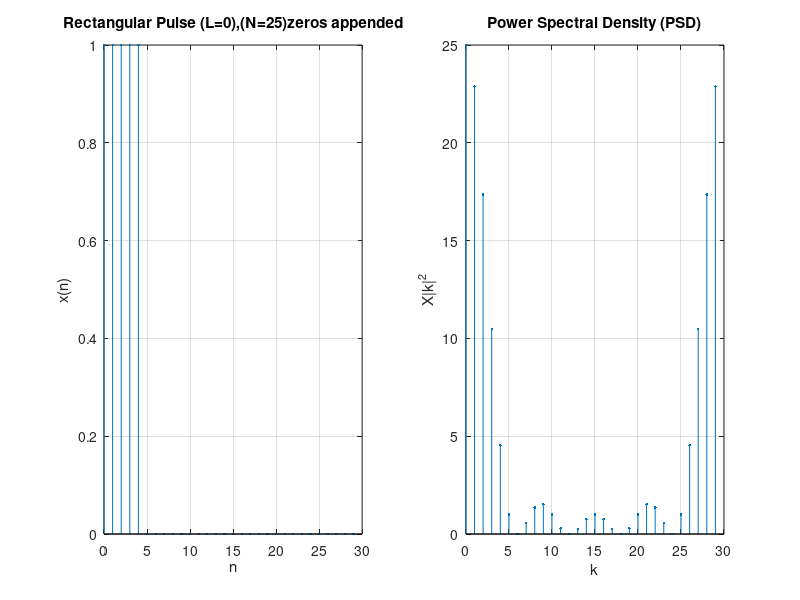
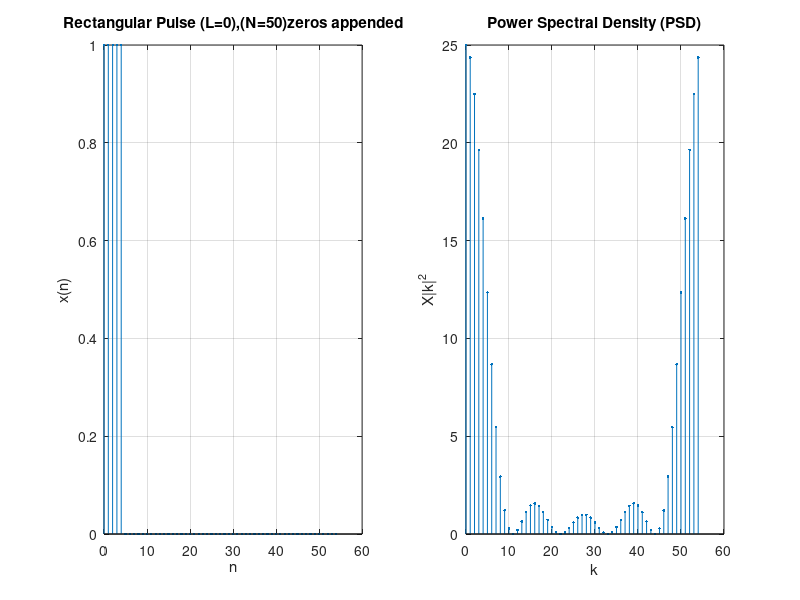
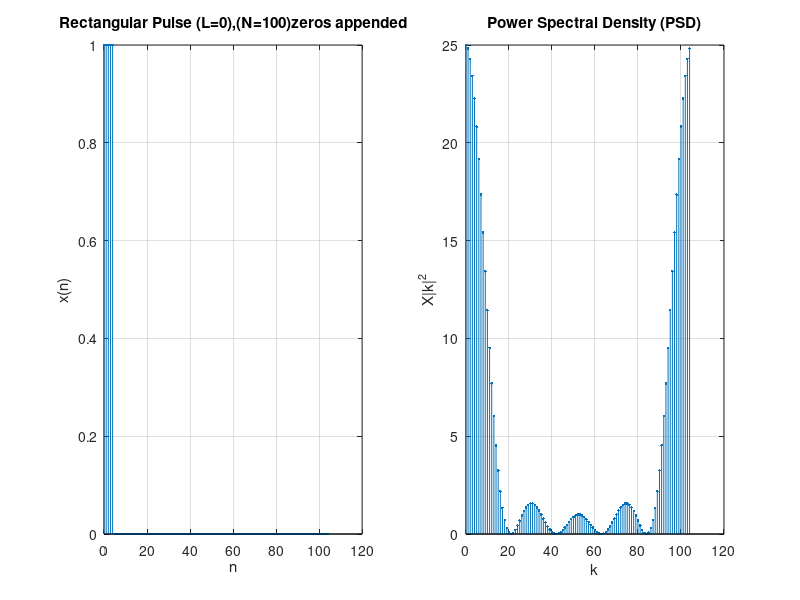
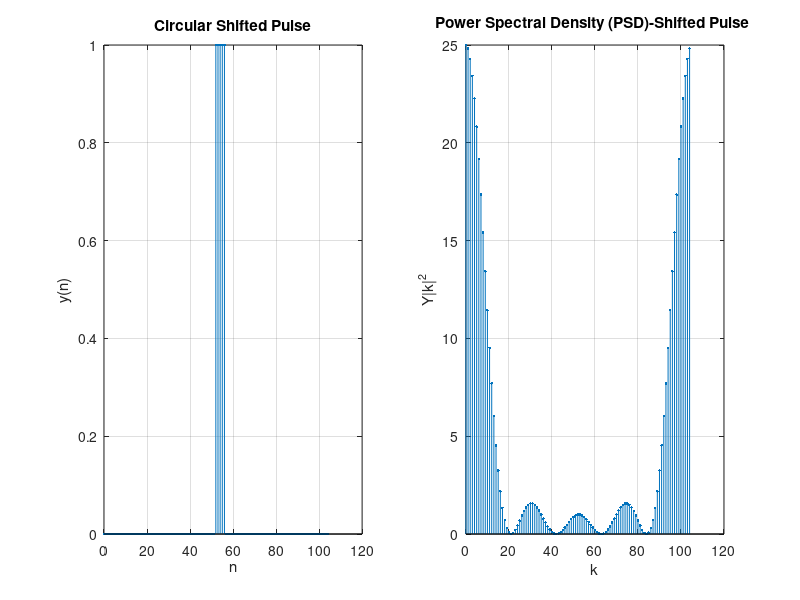

MATLAB code to generate these figures, in order:
%% ELEG 4113: Project 11
%% List Group members who participated in this project:
% 
%
%% Project description and requirements:
% 1) Create a rectangular pulse, append zeros, and compare DFT (FFT) with
% three different lengths [25, 50, 100] of appended zeros. 
% 2) Circular shift the rectangular pulse with the 100 appended zeros to
% the right by half the length of the sequence and find its DFT 
% 3) Compare linear and circular convoluton of a triangular and rectangular
% pulse. Modify these sequence so that the linear and circular convolutions
% are the same.  Circular convolution is achieved by multiplying the FFT of
% the sequences and taking the inverse FFT.
%
%% Initial Conditions & Model Parameters
function y11 = Project11()
clear; close all; clc;
%% Rectangular Pulse with appended zeros and its PSD
% Add code to create rectangular pulse with added zeros [25, 50, 100]
% Compare the PSD of each
for N = [25,50,100]
 x = [ones(1,5) zeros(1,N)];

 if (length(x)==30)
     figure(1)
     subplot (1,2,1)
     stem ([0:length(x)-1],x,'.')
     xlabel('n')
     ylabel('x(n)')
     title('Rectangular Pulse (L=0),(N=25)zeros appended')
     grid on 
     subplot(1,2,2)
     y=abs(fft(x));
     stem([0:length(y)-1],y.^2,'.')
     xlabel('k')
     ylabel('X|k|^2')
     title('Power Spectral Density (PSD)')
      grid on 
 elseif(length(x)==55)
     figure(2)
     subplot (1,2,1)
     stem ([0:length(x)-1],x,'.')
     xlabel('n')
     ylabel('x(n)')
     title('Rectangular Pulse (L=0),(N=50)zeros appended')
     grid on 
     subplot(1,2,2)
     y=abs(fft(x));
     stem([0:length(y)-1],y.^2,'.')
     xlabel('k')
     ylabel('X|k|^2')
     title('Power Spectral Density (PSD)')
     grid on 
elseif(length(x)==105)
     figure(3)
     subplot (1,2,1)
     stem ([0:length(x)-1],x,'.')
     xlabel('n')
     ylabel('x(n)')
     title('Rectangular Pulse (L=0),(N=100)zeros appended')
     grid on 
     subplot(1,2,2)
     y=abs(fft(x));
     stem([0:length(y)-1],y.^2,'.')
     xlabel('k')
     ylabel('X|k|^2')
     title('Power Spectral Density (PSD)')
     grid on 
 end 
end
% % Circular shift x 
N = length(x);
y = circshift(x,[0 floor(N/2)]);
figure (4)
 subplot (1,2,1)
 stem ([0:length(x)-1],y,'.')
 xlabel('n')
 ylabel('y(n)')
 title('Circular Shifted Pulse')
 grid on
 subplot(1,2,2)
 y=abs(fft(y));
 stem([0:length(y)-1],y.^2,'.')
 xlabel('k')
 ylabel('Y|k|^2')
 title('Power Spectral Density (PSD)-Shifted Pulse ')
 grid on 
% 
% %% Circular vs Linear Convolution
t = linspace(-0.1,0.1,11);
w = 0.2;
x1 = tripuls(t,w);
x2 = ones(1,11);
n=0:length(x1)-1;
y_lin=conv(x1,x2);
n1=0:length(y_lin)-1;
y_circ=ifft(fft(x1).*fft(x2));
figure (5)
subplot(1,2,1)
stem(n,x1,'.')
grid on 
 xlabel('n')
 ylabel('x_1(n)')
 title('Triangle Sequence')
subplot(1,2,2)
stem(n,x2,'.')
grid on 
 xlabel('n')
 ylabel('x_2(n)')
 title('Rectangular Sequence')
 
 figure (6)
 subplot(1,2,1)
stem(n,y_circ,'.')
grid on 
 xlabel('n')
 ylabel('y_{circ}(n)')
 title('Circular Convolution')
subplot(1,2,2)
stem(n1,y_lin,'.')
grid on 
 xlabel('n')
 ylabel('y_{linear}(n)')
 title('Linear Convolution')
 
%% Modify Circular => Linear Convolution

x1 = [x1,zeros(1,10)];
x2 = [x2,zeros(1,10)];
n=0:length(x1)-1;
y_lin=conv(x1,x2);
n1=0:length(y_lin)-1;
y_circ=ifft(fft(x1).*fft(x2));
figure (7)
subplot(1,2,1)
stem(n,x1,'.')
grid on 
 xlabel('n')
 ylabel('x_1(n)')
 title('Triangle Sequence with zero padding')
subplot(1,2,2)
stem(n,x2,'.')
grid on 
 xlabel('n')
 ylabel('x_2(n)')
 title('Rectangular Sequence with zero padding')
 
 figure (8)
 subplot(1,2,1)
stem(n,y_circ,'.')
grid on 
 xlabel('n')
 ylabel('y_{circ}(n)')
 title('Circular Convolution')
subplot(1,2,2)
stem(n1(1:20),y_lin(1:20),'.')
grid on 
 xlabel('n')
 ylabel('y_{linear}(n)')
 title('Linear Convolution')

end
